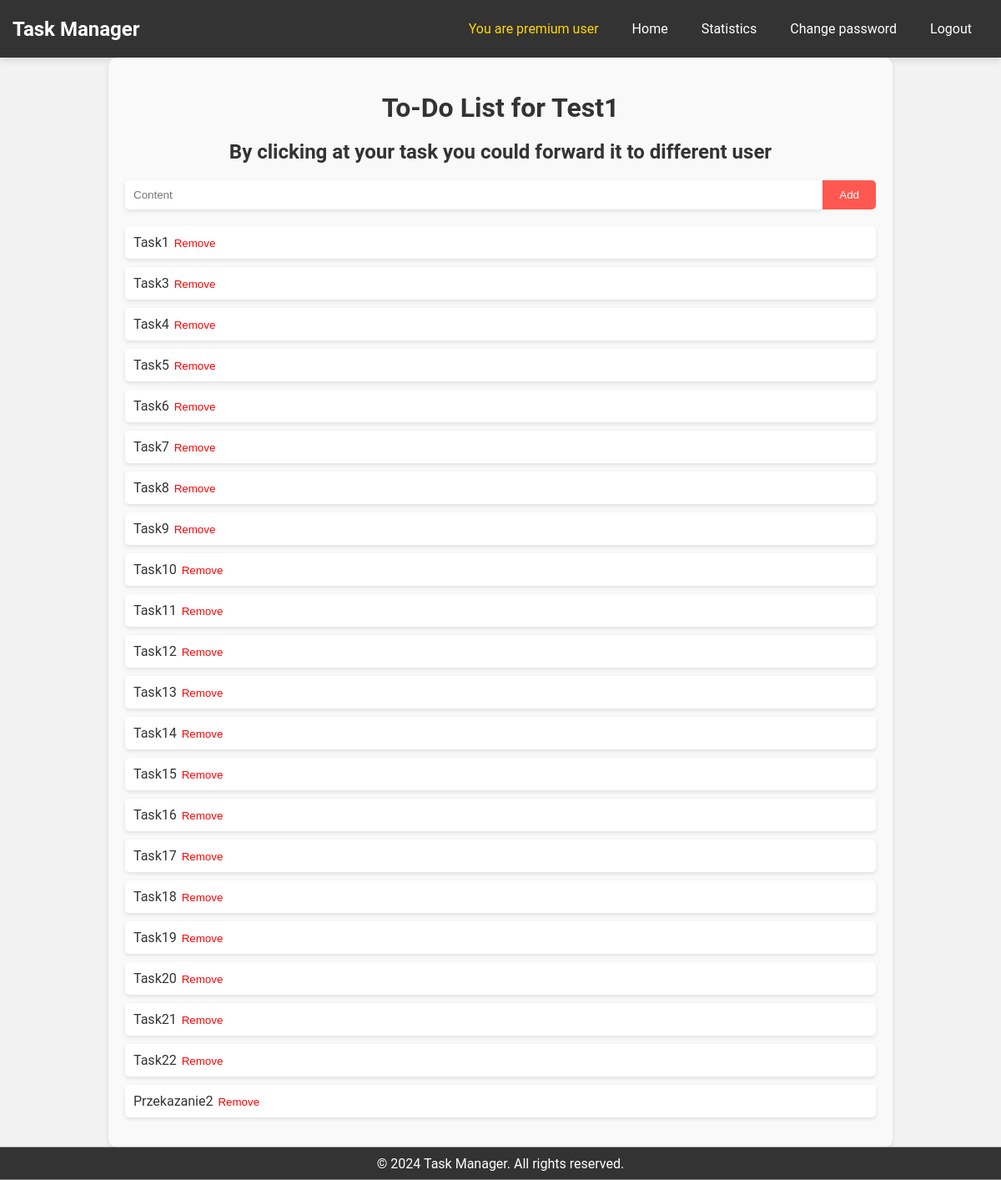
The page /tasks (signed in) on the database its author committed.
### models.py (models this page shows)
class User(UserMixin, db.Model):
    id = db.Column(db.Integer, primary_key=True)
    email = db.Column(db.String(100), unique=True)
    password = db.Column(db.String(100))
    name = db.Column(db.String(1000))
    plan = db.Column(db.Integer)
    task_counter = db.Column(db.Integer)
    tasks = db.relationship('Task', backref='user')

class Task(db.Model):
    id = db.Column(db.Integer, primary_key=True)
    content = db.Column(db.Text)
    user_id = db.Column(db.Integer, db.ForeignKey('user.id'))

### routes.py (the view)
@app.route('/tasks', methods=["GET", "POST"])
@login_required
def tasks():
    name = current_user.name
    plan = current_user.plan
    tasks = db.session.execute(db.select(Task).where(Task.user_id == current_user.id))
    tasks = tasks.scalars()
    return render_template('tasks.html', name=name, tasks=tasks, plan=plan)

### main.py (called while the page is built)
@login_manager.user_loader
def load_user(user_id):
    from models import User
    return User.query.get(int(user_id))

### templates/tasks.html (shortened to what this page needs)
{% extends 'base.html' %} {% block content %}
<h1>To-Do List for {{ name }}</h1>
<h2>By clicking at your task you could forward it to different user</h2>
<div class="input-container">
    <form action="{{ url_for('add_task') }}" method="POST" class="add-form">
        <input type="text" id="taskInput" name="content" placeholder="Content" required>
        <button type="submit" id="add">Add</button>
    </form>
</div>
<ul id="taskList">
{% if tasks %}
{% for task in tasks %}
<li><a href="{{ url_for('forward', id=task.id) }}">{{ task.content }}</a><a href="{{ url_for('delete_task', id=task.id) }}"><button id="remove">Remove</button></a></li>
{% endfor %}
{% endif %}
</ul>
{% endblock %}

### templates/base.html (shortened to what this page needs)
<!DOCTYPE html>
<html lang="en">
  <head>
    <link rel="stylesheet" href="{{ url_for('static', filename='css/style.css')}}">
    <link rel="stylesheet" href="{{ url_for('static', filename='css/login.css')}}">
    <link rel="stylesheet" href="{{ url_for('static', filename='css/id.css')}}">
    <link rel="stylesheet" href="{{ url_for('static', filename='css/class.css')}}">
  </head>
  <body>
    <main>
    <header>
        <div class="logo">Task Manager</div>
        <nav>
          {% if name %}
          {% if plan == 0%}
            <a href="{{ url_for('premium') }}">Go for premium plan</a>
          {% else %}
            <p id="premium">You are premium user</p>
          {% endif %}
            <a href="{{ url_for('home') }}">Home</a>
            <a href="{{ url_for('statistics') }}">Statistics</a>
            <a href="{{ url_for('password') }}">Change password</a>
            <a href="{{ url_for('logout') }}">Logout</a>
          {% else %}
            <a href="{{ url_for('home') }}">Home</a>
            <a href="{{ url_for('login') }}">Login</a>
            <a href="{{ url_for('register') }}">Register</a>
            {% endif %}
        </nav>
    </header>
    <div class="container">
    {% block content %} {% endblock %}
    </div>
  </main>
    <footer>
      &copy; 2024 Task Manager. All rights reserved.
    </footer>
</body>
</html>

### static/css/style.css (style rules this page uses)
body { font-family: 'Roboto', sans-serif; background-color: #f2f2f2; margin: 0; padding: 0; color: #343a40; display: flex; min-height: 100vh; flex-direction: column; }
header { background-color: #333; padding: 15px; display: flex; justify-content: space-between; align-items: center; box-shadow: 0 4px 8px rgba(0, 0, 0, 0.1); max-width: 98%; margin: auto; }
nav { display: flex; }
nav a { color: #fff; text-decoration: none; padding: 10px; margin: 0 10px; border-radius: 5px; transition: background-color 0.3s; }
header { box-shadow: 0 4px 8px rgba(0, 0, 0, 0.1); }
h1, h2 { text-align: center; color: #333; margin-bottom: 20px; }
ul { list-style-type: none; padding: 0; }
li { display: flex; align-items: center; padding: 10px; margin-bottom: 10px; background-color: #fff; border-radius: 5px; box-shadow: 0 2px 5px rgba(0, 0, 0, 0.1); }
li button { background-color: transparent; border: none; color: #888; cursor: pointer; transition: color 0.3s ease; }
a { text-decoration: none; color: #333; }
p { text-align: center; color: red; }
main { flex-grow: 1; }
footer { background-color: #333; color: white; text-align: center; padding: 10px; position: sticky; bottom: 0; }
nav p { text-decoration: none; padding: 10px; margin: 0 10px; border-radius: 5px; transition: background-color 0.3s; }

### static/css/id.css (style rules this page uses)
#remove { color: red; }
#premium { color: gold; }

### static/css/class.css (style rules this page uses)
.logo { color: #fff; font-size: 24px; font-weight: bold; }
.container { max-width: 900px; margin: 0 auto; padding: 20px; background-color: #f9f9f9; border-radius: 10px; box-shadow: 0 2px 5px rgba(0, 0, 0, 0.1); }
.add-form { display: flex; margin-bottom: 20px; }
.input-container input[type="text"] { flex-grow: 1; padding: 10px; border-radius: 5px 0 0 5px; border: none; background-color: #fff; box-shadow: 0 2px 5px rgba(0, 0, 0, 0.1); }
.input-container button { padding: 10px 20px; background-color: #ff5851; color: #fff; border: none; border-radius: 0 5px 5px 0; cursor: pointer; transition: background-color 0.3s ease; }

### rows shown on the page
User: name "Test1"
Task: content "Task1"
Task: content "Task3"
Task: content "Task4"
Task: content "Task5"
Task: content "Task6"
Task: content "Task7"
Task: content "Task8"
Task: content "Task9"
Task: content "Task10"
Task: content "Task11"
Task: content "Task12"
Task: content "Task13"
Task: content "Task14"
Task: content "Task15"
Task: content "Task16"
Task: content "Task17"
Task: content "Task18"
Task: content "Task19"
Task: content "Task20"
Task: content "Task21"
Task: content "Task22"
Task: content "Przekazanie2"
